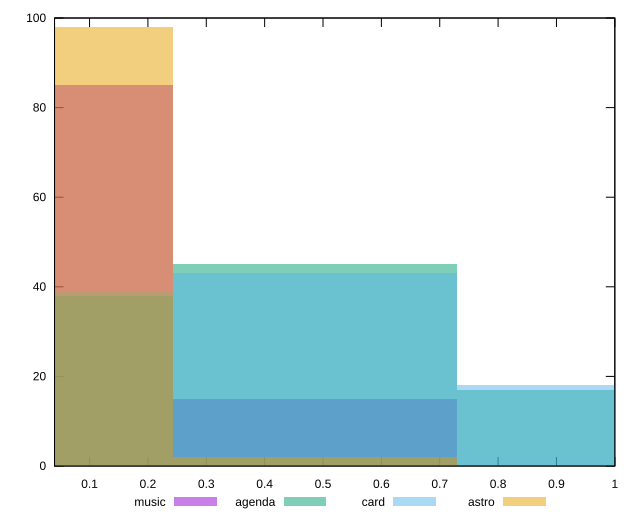

This figure's gnuplot source:
reset

$music <<EOF
0.4863482884616445 15
0 85
EOF

$agenda <<EOF
0.4863482884616445 45
0.972696576923289 17
0 38
EOF

$card <<EOF
0.4863482884616445 43
0.972696576923289 18
0 39
EOF

$astro <<EOF
0 98
0.4863482884616445 2
EOF

set key outside below
set boxwidth 0.4863482884616445
set xrange [0.04:1]
set yrange [0:100]
set trange [0:100]
set style fill transparent solid 0.5 noborder
set terminal svg size 640, 520 enhanced background rgb 'white'
set output "reports/report_00028_2021-02-24T12-49-42.674Z/unused-javascript/comparison/histogram/all_score.svg"

plot $music title "music" with boxes, \
     $agenda title "agenda" with boxes, \
     $card title "card" with boxes, \
     $astro title "astro" with boxes

reset
